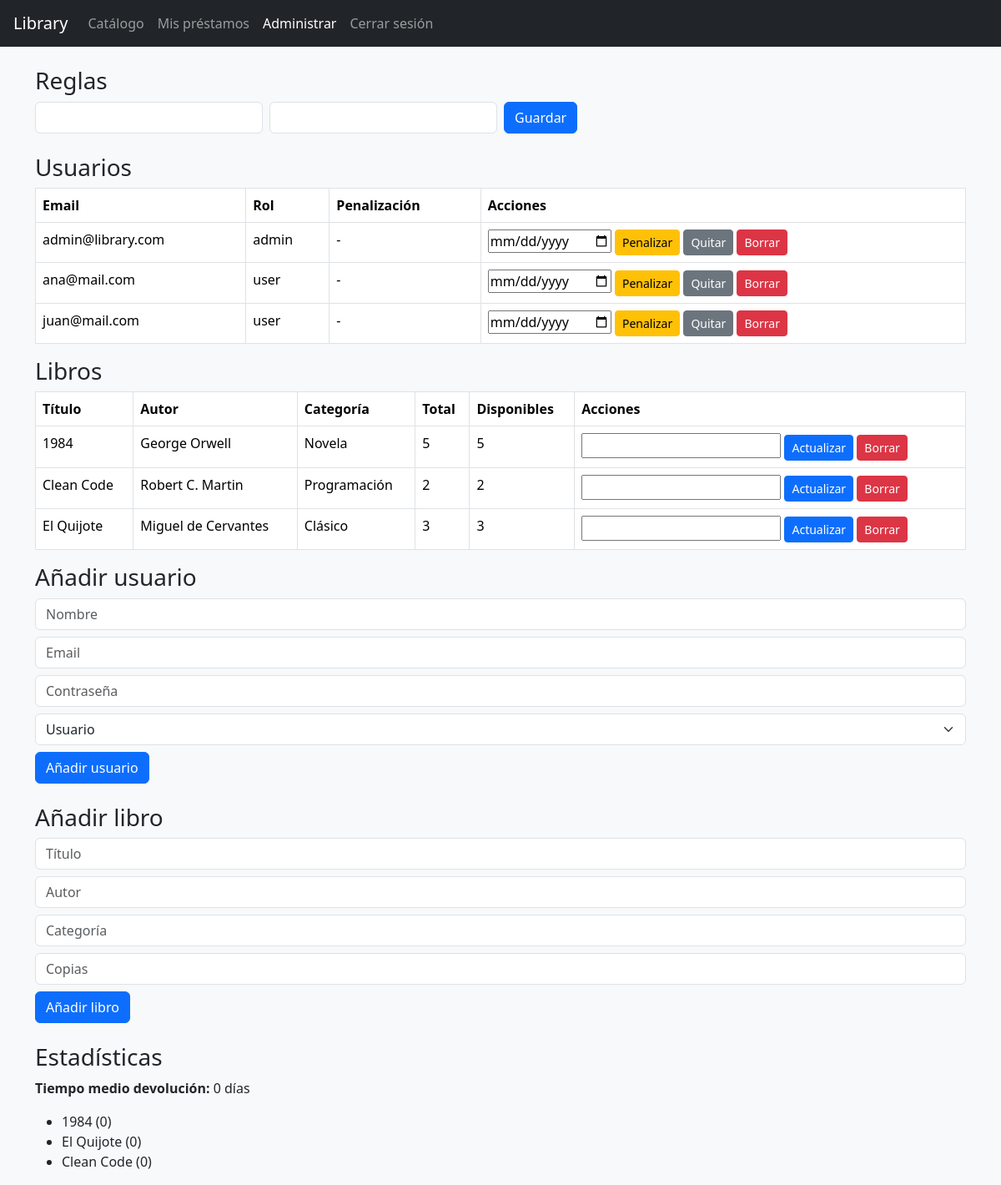
The page /admin.php (signed in) on the database as committed earlier.
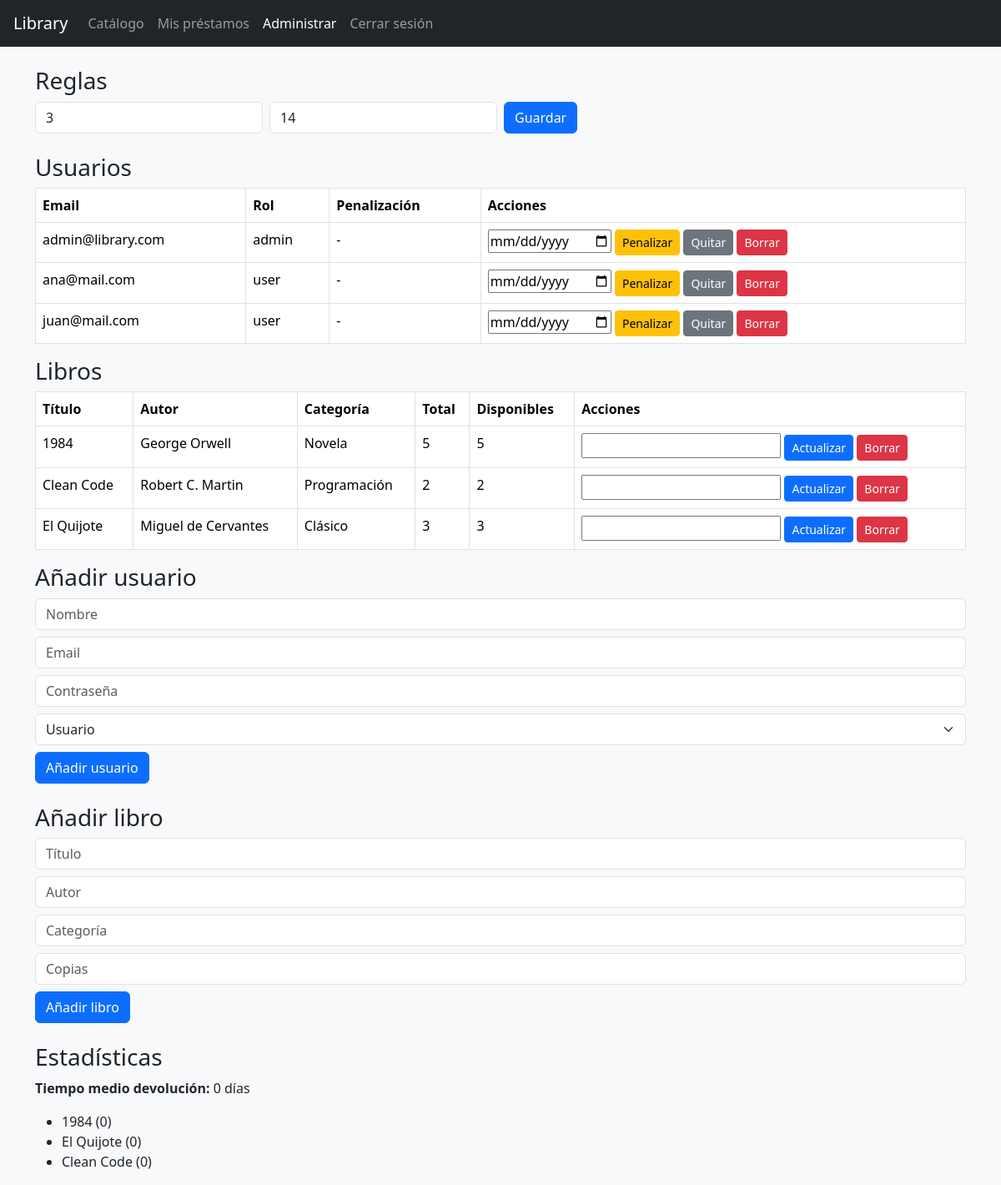
The same page on the database as committed later.
### tables this page shows
CREATE TABLE users (
  id INT AUTO_INCREMENT PRIMARY KEY,
  name VARCHAR(100) NOT NULL,
  email VARCHAR(100) NOT NULL UNIQUE,
  password VARCHAR(255) NOT NULL,
  role ENUM('user', 'admin') DEFAULT 'user',
  penalty_until DATE DEFAULT NULL
);

CREATE TABLE books (
  id INT AUTO_INCREMENT PRIMARY KEY,
  title VARCHAR(150) NOT NULL,
  author VARCHAR(100) NOT NULL,
  category VARCHAR(50),
  total_copies INT NOT NULL,
  available_copies INT NOT NULL,
  times_loaned INT DEFAULT 0
);

CREATE TABLE settings (
  id INT PRIMARY KEY,
  max_loans INT,
  loan_days INT
);

### admin.php (the view, shortened to what this page needs)
<?php
$conn = CoreDB::connect();
$users = [];
$usersRes = $conn->query("SELECT * FROM users ORDER BY role DESC, email ASC");
while ($row = $usersRes->fetch_assoc()) $users[] = $row;
$books = [];
$booksRes = $conn->query("SELECT * FROM books ORDER BY title ASC");
while ($row = $booksRes->fetch_assoc()) $books[] = $row;
$settingsRes = $conn->query("SELECT * FROM settings WHERE id=1");
$settings = $settingsRes->fetch_assoc();
$topBooks = [];
$topBooksRes = $conn->query("SELECT title, times_loaned FROM books ORDER BY times_loaned DESC LIMIT 5");
while ($row = $topBooksRes->fetch_assoc()) $topBooks[] = $row;
$avgReturnRes = $conn->query("
  SELECT AVG(DATEDIFF(return_date, loan_date)) AS avg_days
  FROM loans
  WHERE returned=1 AND return_date IS NOT NULL
");
$avgReturn = $avgReturnRes->fetch_assoc();
?>
<!DOCTYPE html>
<html lang="es">
<head>
  <link href="https://cdn.jsdelivr.net/npm/bootstrap@5.3.2/dist/css/bootstrap.min.css" rel="stylesheet">
</head>
<body class="bg-light">
  <nav class="navbar navbar-expand bg-dark navbar-dark px-3">
    <a class="navbar-brand" href="#">Library</a>
    <div class="navbar-nav">
      <a class="nav-link" href="catalog.php">Catálogo</a>
      <a class="nav-link" href="loans.php">Mis préstamos</a>
      <a class="nav-link active" href="admin.php">Administrar</a>
      <a class="nav-link" href="logout.php">Cerrar sesión</a>
    </div>
  </nav>
  <div class="container mt-4">
    <h3>Reglas</h3>
    <form method="POST" class="row g-2 mb-4">
      <div class="col-md-3">
        <input type="number" name="max_loans" class="form-control" value="<?= $settings['max_loans'] ?>" required>
      </div>
      <div class="col-md-3">
        <input type="number" name="loan_days" class="form-control" value="<?= $settings['loan_days'] ?>" required>
      </div>
      <div class="col-md-3">
        <button class="btn btn-primary">Guardar</button>
      </div>
    </form>
    <h3>Usuarios</h3>
    <table class="table table-bordered bg-white">
      <thead>
        <tr>
          <th>Email</th>
          <th>Rol</th>
          <th>Penalización</th>
          <th>Acciones</th>
        </tr>
      </thead>
      <tbody>
        <?php foreach ($users as $user): ?>
          <tr>
            <td><?= $user['email'] ?></td>
            <td><?= $user['role'] ?></td>
            <td><?= $user['penalty_until'] ? $user['penalty_until'] : '-' ?></td>
            <td>
              <form method="POST" class="d-inline">
                <input type="date" name="penalty_until" required>
                <button class="btn btn-warning btn-sm">Penalizar</button>
              </form>
              <form method="POST" class="d-inline">
                <button class="btn btn-secondary btn-sm">Quitar</button>
              </form>
              <form method="POST" class="d-inline">
                <button class="btn btn-danger btn-sm">Borrar</button>
              </form>
            </td>
          </tr>
        <?php endforeach; ?>
      </tbody>
    </table>
    <h3>Libros</h3>
    <table class="table table-bordered bg-white">
      <thead>
        <tr>
          <th>Título</th>
          <th>Autor</th>
          <th>Categoría</th>
          <th>Total</th>
          <th>Disponibles</th>
          <th>Acciones</th>
        </tr>
      </thead>
      <tbody>
        <?php foreach ($books as $book): ?>
          <tr>
            <td><?= $book['title'] ?></td>
            <td><?= $book['author'] ?></td>
            <td><?= $book['category'] ?></td>
            <td><?= $book['total_copies'] ?></td>
            <td><?= $book['available_copies'] ?></td>
            <td>
              <form method="POST" class="d-inline">
                <input type="number" name="total_copies" required>
                <button class="btn btn-primary btn-sm">Actualizar</button>
              </form>
              <form method="POST" class="d-inline">
                <button class="btn btn-danger btn-sm">Borrar</button>
              </form>
            </td>
          </tr>
        <?php endforeach; ?>
      </tbody>
    </table>
    <h3>Añadir usuario</h3>
    <form method="POST" class="mb-4">
      <input type="text" name="newName" class="form-control mb-2" placeholder="Nombre" required>
      <input type="email" name="newUserEmail" class="form-control mb-2" placeholder="Email" required>
      <input type="password" name="newPassword" class="form-control mb-2" placeholder="Contraseña" required>
      <select name="newUserRole" class="form-select mb-2">
        <option value="user">Usuario</option>
      </select>
      <button class="btn btn-primary">Añadir usuario</button>
    </form>
    <h3>Añadir libro</h3>
    <form method="POST" class="mb-4">
      <input type="text" name="newBookTitle" class="form-control mb-2" placeholder="Título" required>
      <input type="text" name="newBookAuthor" class="form-control mb-2" placeholder="Autor" required>
      <input type="text" name="newBookCategory" class="form-control mb-2" placeholder="Categoría" required>
      <input type="number" name="newBookCopies" class="form-control mb-2" placeholder="Copias" required>
      <button class="btn btn-primary">Añadir libro</button>
    </form>
    <h3>Estadísticas</h3>
    <p><strong>Tiempo medio devolución:</strong>
      <?= $avgReturn['avg_days'] ? round($avgReturn['avg_days'], 1) : 0 ?> días
    </p>
    <ul>
      <?php foreach ($topBooks as $row): ?>
        <li><?= $row['title'] ?> (<?= $row['times_loaned'] ?>)</li>
      <?php endforeach; ?>
    </ul>
  </div>
</body>
</html>

Rows that differ between the two databases and show on the page:
added settings: max_loans "3", loan_days "14"
